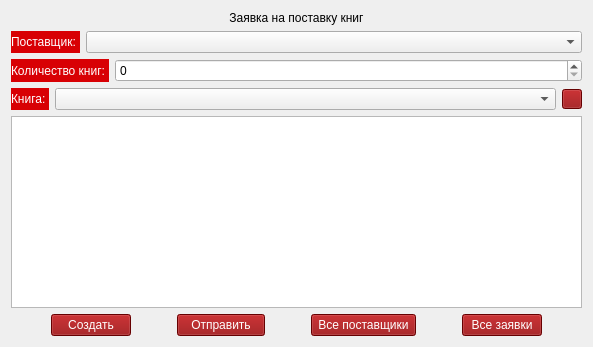
        <widget class="QWidget" name="page_4">
         <layout class="QVBoxLayout" name="verticalLayout_21">
          <item>
           <layout class="QVBoxLayout" name="verticalLayout_20">
            <item>
             <layout class="QHBoxLayout" name="horizontalLayout_34">
              <item>
               <widget class="QLabel" name="label_30">
                <property name="styleSheet">
                 <string notr="true">font: 11pt &quot;Comic Sans MS&quot;;</string>
                </property>
                <property name="text">
                 <string>Заявка на поставку книг</string>
                </property>
                <property name="alignment">
                 <set>Qt::AlignCenter</set>
                </property>
               </widget>
              </item>
             </layout>
            </item>
            <item>
             <layout class="QVBoxLayout" name="verticalLayout_25">
              <item>
               <layout class="QHBoxLayout" name="horizontalLayout_38" stretch="0,100">
                <item>
                 <widget class="QLabel" name="label_33">
                  <property name="styleSheet">
                   <string notr="true">background-color: rgb(216, 0, 4);
color: rgb(255, 255, 255);
font: 9pt &quot;Comic Sans MS&quot;;</string>
                  </property>
                  <property name="text">
                   <string>Поставщик: </string>
                  </property>
                 </widget>
                </item>
                <item>
                 <widget class="QComboBox" name="comboProvider"/>
                </item>
               </layout>
              </item>
              <item>
               <layout class="QHBoxLayout" name="horizontalLayout_35" stretch="0,100">
                <item>
                 <widget class="QLabel" name="label_31">
                  <property name="styleSheet">
                   <string notr="true">background-color: rgb(216, 0, 4);
color: rgb(255, 255, 255);
font: 9pt &quot;Comic Sans MS&quot;;</string>
                  </property>
                  <property name="text">
                   <string>Количество книг: </string>
                  </property>
                 </widget>
                </item>
                <item>
                 <widget class="QSpinBox" name="spinBoxQuantityBook">
                  <property name="maximum">
                   <number>999999999</number>
                  </property>
                 </widget>
                </item>
               </layout>
              </item>
             </layout>
            </item>
            <item>
             <layout class="QHBoxLayout" name="horizontalLayout_36" stretch="0,100,0">
              <item>
               <widget class="QLabel" name="label_32">
                <property name="styleSheet">
                 <string notr="true">background-color: rgb(216, 0, 4);
color: rgb(255, 255, 255);
font: 9pt &quot;Comic Sans MS&quot;;</string>
                </property>
                <property name="text">
                 <string>Книга: </string>
                </property>
               </widget>
              </item>
              <item>
               <widget class="QComboBox" name="comboBookProvider"/>
              </item>
              <item>
               <widget class="QPushButton" name="btn_add_book_pr_od">
                <property name="maximumSize">
                 <size>
                  <width>20</width>
                  <height>20</height>
                 </size>
                </property>
                <property name="styleSheet">
                 <string notr="true">background-color: rgb(143, 0, 2);
font: 9pt &quot;Comic Sans MS&quot;;
color: rgb(255, 255, 255);</string>
                </property>
                <property name="text">
                 <string/>
                </property>
                <property name="icon">
                 <iconset>
                  <normaloff>img/Добавить.png</normaloff>img/Добавить.png</iconset>
                </property>
                <property name="iconSize">
                 <size>
                  <width>20</width>
                  <height>20</height>
                 </size>
                </property>
               </widget>
              </item>
             </layout>
            </item>
            <item>
             <widget class="QListWidget" name="listWidgetDelivery"/>
            </item>
            <item>
             <layout class="QHBoxLayout" name="horizontalLayout_39">
              <item>
               <spacer name="horizontalSpacer_31">
                <property name="orientation">
                 <enum>Qt::Horizontal</enum>
                </property>
                <property name="sizeHint" stdset="0">
                 <size>
                  <width>40</width>
                  <height>20</height>
                 </size>
                </property>
               </spacer>
              </item>
              <item>
               <widget class="QPushButton" name="btn_create_ord">
                <property name="styleSheet">
                 <string notr="true">background-color: rgb(143, 0, 2);
font: 9pt &quot;Comic Sans MS&quot;;
color: rgb(255, 255, 255);</string>
                </property>
                <property name="text">
                 <string> Создать </string>
                </property>
               </widget>
              </item>
              <item>
               <spacer name="horizontalSpacer_48">
                <property name="orientation">
                 <enum>Qt::Horizontal</enum>
                </property>
                <property name="sizeHint" stdset="0">
                 <size>
                  <width>40</width>
                  <height>20</height>
                 </size>
                </property>
               </spacer>
              </item>
              <item>
               <widget class="QPushButton" name="btn_send">
                <property name="styleSheet">
                 <string notr="true">background-color: rgb(143, 0, 2);
font: 9pt &quot;Comic Sans MS&quot;;
color: rgb(255, 255, 255);</string>
                </property>
                <property name="text">
                 <string>   Отправить   </string>
                </property>
               </widget>
              </item>
              <item>
               <spacer name="horizontalSpacer_32">
                <property name="orientation">
                 <enum>Qt::Horizontal</enum>
                </property>
                <property name="sizeHint" stdset="0">
                 <size>
                  <width>40</width>
                  <height>20</height>
                 </size>
                </property>
               </spacer>
              </item>
              <item>
               <widget class="QPushButton" name="btn_all_prov">
                <property name="styleSheet">
                 <string notr="true">background-color: rgb(143, 0, 2);
font: 9pt &quot;Comic Sans MS&quot;;
color: rgb(255, 255, 255);</string>
                </property>
                <property name="text">
                 <string> Все поставщики </string>
                </property>
               </widget>
              </item>
              <item>
               <spacer name="horizontalSpacer_38">
                <property name="orientation">
                 <enum>Qt::Horizontal</enum>
                </property>
                <property name="sizeHint" stdset="0">
                 <size>
                  <width>40</width>
                  <height>20</height>
                 </size>
                </property>
               </spacer>
              </item>
              <item>
               <widget class="QPushButton" name="btn_all_pr_od">
                <property name="styleSheet">
                 <string notr="true">background-color: rgb(143, 0, 2);
font: 9pt &quot;Comic Sans MS&quot;;
color: rgb(255, 255, 255);</string>
                </property>
                <property name="text">
                 <string> Все заявки </string>
                </property>
               </widget>
              </item>
              <item>
               <spacer name="horizontalSpacer_37">
                <property name="orientation">
                 <enum>Qt::Horizontal</enum>
                </property>
                <property name="sizeHint" stdset="0">
                 <size>
                  <width>40</width>
                  <height>20</height>
                 </size>
                </property>
               </spacer>
              </item>
             </layout>
            </item>
           </layout>
          </item>
         </layout>
        </widget>
